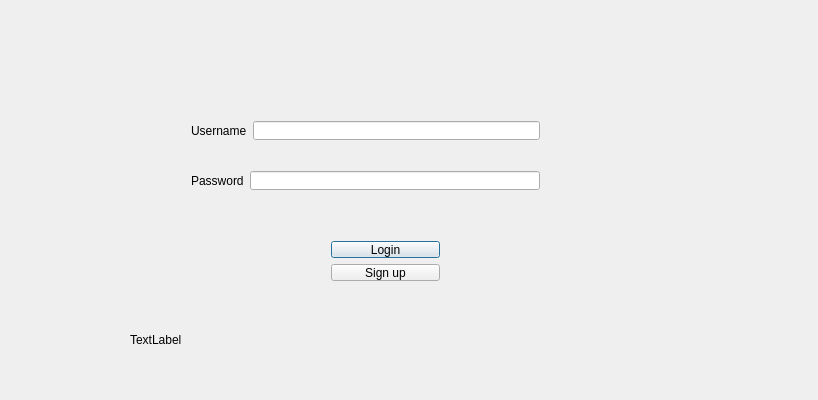
<?xml version="1.0" encoding="UTF-8"?>
<ui version="4.0">
 <class>Dialog</class>
 <widget class="QDialog" name="Dialog">
  <property name="geometry">
   <rect>
    <x>0</x>
    <y>0</y>
    <width>818</width>
    <height>400</height>
   </rect>
  </property>
  <property name="windowTitle">
   <string>Dialog</string>
  </property>
  <widget class="QWidget" name="layoutWidget">
   <property name="geometry">
    <rect>
     <x>180</x>
     <y>110</y>
     <width>371</width>
     <height>41</height>
    </rect>
   </property>
   <layout class="QHBoxLayout" name="horizontalLayout">
    <item>
     <widget class="QLabel" name="label">
      <property name="text">
       <string>Username</string>
      </property>
     </widget>
    </item>
    <item>
     <widget class="QLineEdit" name="lineEdit"/>
    </item>
   </layout>
  </widget>
  <widget class="QWidget" name="layoutWidget">
   <property name="geometry">
    <rect>
     <x>180</x>
     <y>160</y>
     <width>371</width>
     <height>41</height>
    </rect>
   </property>
   <layout class="QHBoxLayout" name="horizontalLayout_2">
    <item>
     <widget class="QLabel" name="label_2">
      <property name="text">
       <string>Password</string>
      </property>
     </widget>
    </item>
    <item>
     <widget class="QLineEdit" name="lineEdit_2">
      <property name="echoMode">
       <enum>QLineEdit::Password</enum>
      </property>
     </widget>
    </item>
   </layout>
  </widget>
  <widget class="QWidget" name="layoutWidget">
   <property name="geometry">
    <rect>
     <x>320</x>
     <y>230</y>
     <width>131</width>
     <height>62</height>
    </rect>
   </property>
   <layout class="QVBoxLayout" name="verticalLayout">
    <item>
     <widget class="QPushButton" name="pushButton">
      <property name="text">
       <string>Login</string>
      </property>
     </widget>
    </item>
    <item>
     <widget class="QPushButton" name="pushButton_2">
      <property name="text">
       <string>Sign up</string>
      </property>
     </widget>
    </item>
   </layout>
  </widget>
  <widget class="QLabel" name="label_3">
   <property name="geometry">
    <rect>
     <x>130</x>
     <y>330</y>
     <width>491</width>
     <height>20</height>
    </rect>
   </property>
   <property name="text">
    <string>TextLabel</string>
   </property>
  </widget>
 </widget>
 <layoutdefault spacing="6" margin="11"/>
 <resources/>
 <connections/>
</ui>
